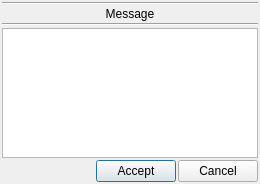
<?xml version="1.0" encoding="UTF-8"?>
<ui version="4.0">
 <class>Dialog</class>
 <widget class="QDialog" name="Dialog">
  <property name="geometry">
   <rect>
    <x>0</x>
    <y>0</y>
    <width>260</width>
    <height>184</height>
   </rect>
  </property>
  <property name="windowTitle">
   <string>Dialog</string>
  </property>
  <layout class="QGridLayout" name="gridLayout">
   <property name="margin">
    <number>2</number>
   </property>
   <property name="spacing">
    <number>2</number>
   </property>
   <item row="0" column="0" colspan="3">
    <widget class="Line" name="line">
     <property name="orientation">
      <enum>Qt::Horizontal</enum>
     </property>
    </widget>
   </item>
   <item row="2" column="0" colspan="3">
    <widget class="Line" name="line_2">
     <property name="orientation">
      <enum>Qt::Horizontal</enum>
     </property>
    </widget>
   </item>
   <item row="3" column="0" colspan="3">
    <widget class="QTreeWidget" name="twPrompt">
     <property name="selectionMode">
      <enum>QAbstractItemView::NoSelection</enum>
     </property>
     <property name="indentation">
      <number>0</number>
     </property>
     <property name="itemsExpandable">
      <bool>false</bool>
     </property>
     <property name="expandsOnDoubleClick">
      <bool>false</bool>
     </property>
     <property name="columnCount">
      <number>1</number>
     </property>
     <attribute name="headerVisible">
      <bool>false</bool>
     </attribute>
     <column>
      <property name="text">
       <string notr="true">1</string>
      </property>
     </column>
    </widget>
   </item>
   <item row="4" column="0">
    <spacer name="horizontalSpacer">
     <property name="orientation">
      <enum>Qt::Horizontal</enum>
     </property>
     <property name="sizeHint" stdset="0">
      <size>
       <width>99</width>
       <height>20</height>
      </size>
     </property>
    </spacer>
   </item>
   <item row="4" column="1">
    <widget class="QPushButton" name="bAccept">
     <property name="text">
      <string>Accept</string>
     </property>
    </widget>
   </item>
   <item row="4" column="2">
    <widget class="QPushButton" name="bCancel">
     <property name="text">
      <string>Cancel</string>
     </property>
    </widget>
   </item>
   <item row="1" column="0" colspan="3">
    <widget class="QLabel" name="lMessage">
     <property name="font">
      <font>
       <pointsize>9</pointsize>
      </font>
     </property>
     <property name="layoutDirection">
      <enum>Qt::LeftToRight</enum>
     </property>
     <property name="text">
      <string>Message</string>
     </property>
     <property name="alignment">
      <set>Qt::AlignCenter</set>
     </property>
    </widget>
   </item>
  </layout>
 </widget>
 <resources/>
 <connections/>
</ui>
